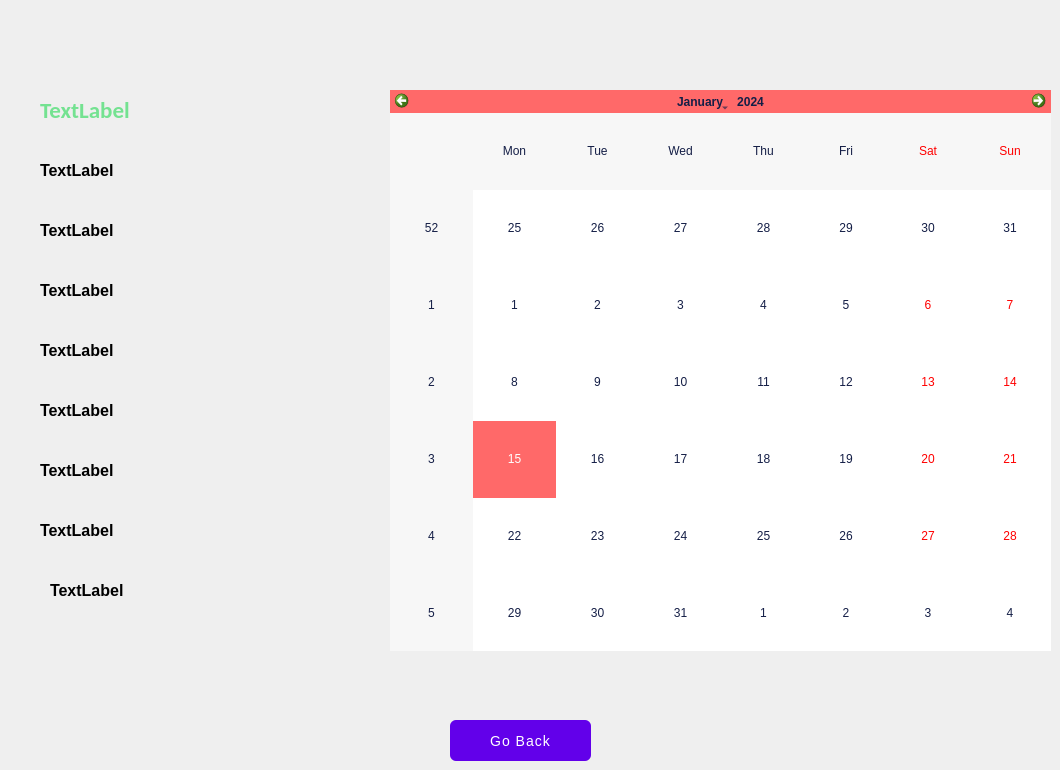
       <widget class="QWidget" name="page_4">
        <widget class="QLabel" name="SEX_client_label_cal">
         <property name="geometry">
          <rect>
           <x>40</x>
           <y>390</y>
           <width>350</width>
           <height>40</height>
          </rect>
         </property>
         <property name="font">
          <font>
           <pointsize>12</pointsize>
           <weight>75</weight>
           <bold>true</bold>
          </font>
         </property>
         <property name="text">
          <string>TextLabel</string>
         </property>
        </widget>
        <widget class="QCalendarWidget" name="calendarWidget">
         <property name="geometry">
          <rect>
           <x>390</x>
           <y>90</y>
           <width>661</width>
           <height>561</height>
          </rect>
         </property>
         <property name="styleSheet">
          <string notr="true">QCalendarWidget {
 color: rgb(255, 105, 105);
    background-color: rgb(255, 105, 105);
}
QCalendarWidget QMenu
{
	background-color: rgb(255, 105, 105);
color: rgb(255, 105, 105);
}
QCalendarWidget QToolButton {
/*text color*/
    color: rgb(20, 30, 70); 
/*background color*/
	background-color: rgb(255, 105, 105);
}

QCalendarWidget QToolButton:hover {
    background-color: rgb(255, 105, 105);
    color: rgb(255, 105, 105); 
}

QCalendarWidget QToolButton:selected {
    background-color: rgb(255, 105, 105);
    color: rgb(255, 105, 105); 
}
QCalendarWidget QAbstractItemView {
    selection-background-color: rgb(255, 105, 105); /* Set the color for the selection bar */
color: rgb(20, 30, 70);
}
QCalendarWidget QWidget#qt_calendar_navigationbar {
    background-color: rgb(255, 105, 105);
}

</string>
         </property>
        </widget>
        <widget class="QLabel" name="TELEPHONE_client_label_cal">
         <property name="geometry">
          <rect>
           <x>40</x>
           <y>330</y>
           <width>351</width>
           <height>40</height>
          </rect>
         </property>
         <property name="font">
          <font>
           <pointsize>12</pointsize>
           <weight>75</weight>
           <bold>true</bold>
          </font>
         </property>
         <property name="text">
          <string>TextLabel</string>
         </property>
        </widget>
        <widget class="QLabel" name="D_RECEPTION_client_label_cal">
         <property name="geometry">
          <rect>
           <x>40</x>
           <y>510</y>
           <width>350</width>
           <height>40</height>
          </rect>
         </property>
         <property name="font">
          <font>
           <pointsize>12</pointsize>
           <weight>75</weight>
           <bold>true</bold>
          </font>
         </property>
         <property name="text">
          <string>TextLabel</string>
         </property>
        </widget>
        <widget class="QLabel" name="EMAIL_client_label_cal">
         <property name="geometry">
          <rect>
           <x>40</x>
           <y>270</y>
           <width>350</width>
           <height>40</height>
          </rect>
         </property>
         <property name="font">
          <font>
           <pointsize>12</pointsize>
           <weight>75</weight>
           <bold>true</bold>
          </font>
         </property>
         <property name="text">
          <string>TextLabel</string>
         </property>
        </widget>
        <widget class="QLabel" name="PRENOM_client_label_cal">
         <property name="geometry">
          <rect>
           <x>40</x>
           <y>210</y>
           <width>350</width>
           <height>40</height>
          </rect>
         </property>
         <property name="font">
          <font>
           <pointsize>12</pointsize>
           <weight>75</weight>
           <bold>true</bold>
          </font>
         </property>
         <property name="text">
          <string>TextLabel</string>
         </property>
        </widget>
        <widget class="QPushButton" name="backemp">
         <property name="geometry">
          <rect>
           <x>450</x>
           <y>720</y>
           <width>141</width>
           <height>41</height>
          </rect>
         </property>
         <property name="styleSheet">
          <string notr="true">QPushButton {
    background-color: #6200ea;
    color: white;
    border-radius: 6px;
    padding: 10px 24px;
    font-size: 14px;
    letter-spacing: 1px;
    text-transform: uppercase;
    transition: background-color 0.3s ease;
}
QPushButton:hover {
    background-color: #3700b3;
}
QPushButton:pressed {
    background-color: #30009c;
}</string>
         </property>
         <property name="text">
          <string>Go Back</string>
         </property>
        </widget>
        <widget class="QLabel" name="D_CONSERVATION_client_label_cal">
         <property name="geometry">
          <rect>
           <x>50</x>
           <y>570</y>
           <width>350</width>
           <height>40</height>
          </rect>
         </property>
         <property name="font">
          <font>
           <pointsize>12</pointsize>
           <weight>75</weight>
           <bold>true</bold>
          </font>
         </property>
         <property name="text">
          <string>TextLabel</string>
         </property>
        </widget>
        <widget class="QLabel" name="NOM_client_label_cal">
         <property name="geometry">
          <rect>
           <x>40</x>
           <y>150</y>
           <width>350</width>
           <height>40</height>
          </rect>
         </property>
         <property name="font">
          <font>
           <pointsize>12</pointsize>
           <weight>75</weight>
           <bold>true</bold>
          </font>
         </property>
         <property name="text">
          <string>TextLabel</string>
         </property>
        </widget>
        <widget class="QLabel" name="AGE_client_label_cal">
         <property name="geometry">
          <rect>
           <x>40</x>
           <y>450</y>
           <width>350</width>
           <height>40</height>
          </rect>
         </property>
         <property name="font">
          <font>
           <pointsize>12</pointsize>
           <weight>75</weight>
           <bold>true</bold>
          </font>
         </property>
         <property name="text">
          <string>TextLabel</string>
         </property>
        </widget>
        <widget class="QLabel" name="ID_client_label_cal">
         <property name="geometry">
          <rect>
           <x>40</x>
           <y>90</y>
           <width>350</width>
           <height>40</height>
          </rect>
         </property>
         <property name="font">
          <font>
           <family>Calibri</family>
           <pointsize>17</pointsize>
           <weight>75</weight>
           <bold>true</bold>
          </font>
         </property>
         <property name="styleSheet">
          <string notr="true">color : rgb(116, 226, 145);</string>
         </property>
         <property name="text">
          <string>TextLabel</string>
         </property>
        </widget>
       </widget>
